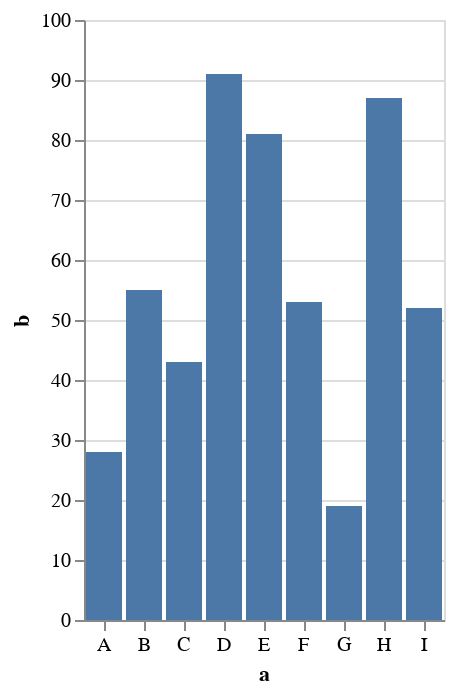

Source (Vega-Lite JSON):
### Vega-Lite specification from a JSON file in a GitHub repository (floating-point values rounded to 4 significant figures)
{"$schema": "https://vega.github.io/schema/vega-lite/v4.json", "description": "A simple bar chart with embedded data.", "data": {"values": [{"a": "A", "b": 28}, {"a": "B", "b": 55}, {"a": "C", "b": 43}, {"a": "D", "b": 91}, {"a": "E", "b": 81}, {"a": "F", "b": 53}, {"a": "G", "b": 19}, {"a": "H", "b": 87}, {"a": "I", "b": 52}]}, "mark": "bar", "encoding": {"x": {"field": "a", "type": "nominal", "axis": {"labelAngle": 0}}, "y": {"field": "b", "type": "quantitative"}}, "width": "500", "height": "100"}
